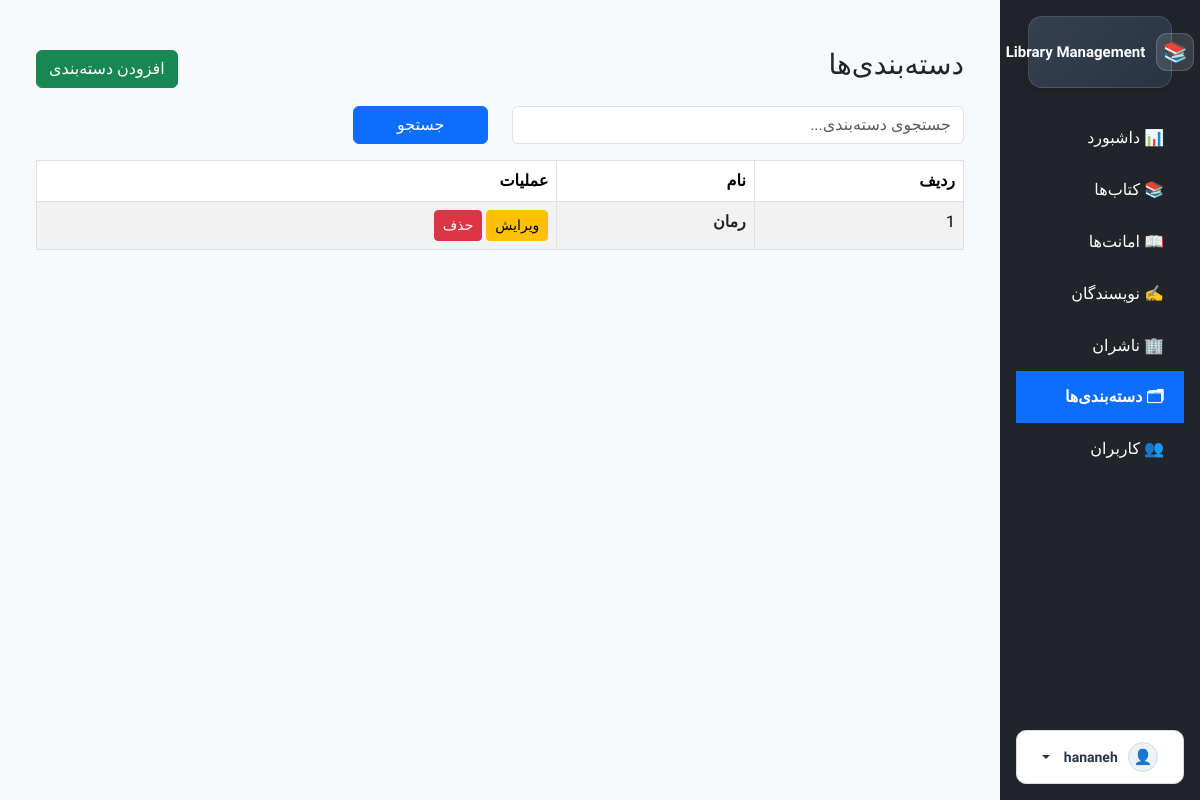
Page /categories/ (signed in) on the earlier database version.
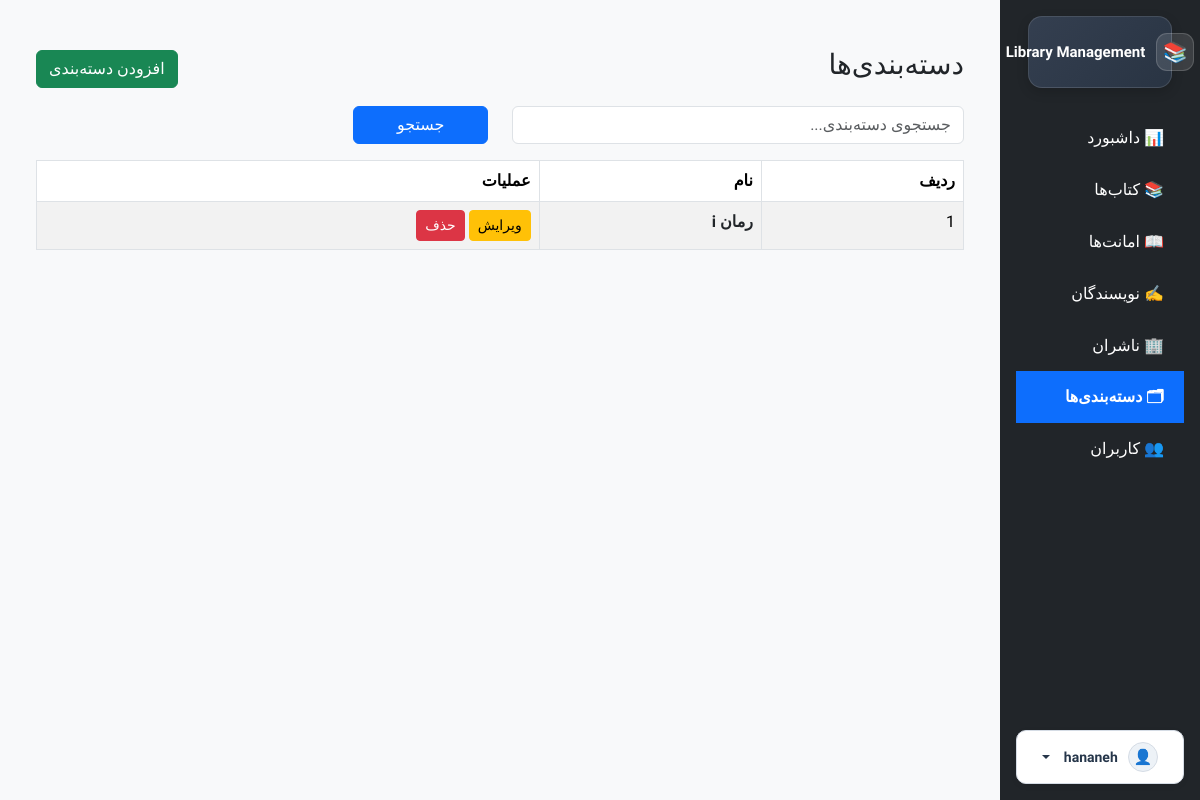
Same page on the later database version.
### books/models.py (models this page shows, shortened)
class Category(BaseModel):
    name = models.CharField(
        max_length=100,
        unique=True,
        verbose_name="نام دسته‌بندی"
    )
    class Meta:
        verbose_name = "دسته‌بندی"
        verbose_name_plural = "دسته‌بندی‌ها"
        ordering = ["name"]

### books/views.py (the view)
# urls.py: path("categories/",views.CategoryListView.as_view(),name="category-list",),
class CategoryListView(LoginRequiredMixin,ListView):
    model = Category
    template_name = "books/category/category_list.html"
    context_object_name = "categories"
    paginate_by = 10
    def get_queryset(self):
        queryset = Category.objects.all()
        search = self.request.GET.get("search")
        if search:
            queryset = queryset.filter(Q(name__icontains=search))
        return queryset
    def get_context_data(self, **kwargs):
            context = super().get_context_data(**kwargs)
            context["sidebar"] = "category"
            return context

### books/templates/books/category/category_list.html
{% extends "shared/_admin_layout.html" %}
{% block sidebar %}
    {% include "shared/_admin_sidebar.html" %}
{% endblock %}
{% block content %}
<div class="container mt-4">
    <div class="d-flex justify-content-between align-items-center mb-3">
        <h3>دسته‌بندی‌ها</h3>
        <a href="{% url 'category-create' %}" class="btn btn-success">
            افزودن دسته‌بندی
        </a>
    </div>
    <form method="get" class="mb-3">
        <div class="row">
            <div class="col-md-6">
                <input
                        type="text"
                        name="search"
                        class="form-control"
                        placeholder="جستجوی دسته‌بندی..."
                        value="{{ request.GET.search }}"
                >
            </div>
            <div class="col-md-2">
                <button class="btn btn-primary w-100">
                    جستجو
                </button>
            </div>
        </div>
    </form>
    <table class="table table-bordered table-striped">
        <thead>
        <tr>
            <th>ردیف</th>
            <th>نام</th>
            <th>عملیات</th>
        </tr>
        </thead>
        <tbody>
        {% for category in categories %}
            <tr>
                <td>{{ category.id }}</td>
                <td><a href="{% url 'category-detail' category.pk %}" class="text-dark fw-semibold text-decoration-none">{{ category.name }}</a></td>
                <td>
                    <a
                            href="{% url 'category-update' category.id %}"
                            class="btn btn-warning btn-sm"
                    >
                        ویرایش
                    </a>
                    <a
                            href="{% url 'category-delete' category.id %}"
                            class="btn btn-danger btn-sm"
                    >
                        حذف
                    </a>
                </td>
            </tr>
        {% empty %}
            <tr>
                <td colspan="3">
                    هیچ دسته‌بندی ثبت نشده است.
                </td>
            </tr>
        {% endfor %}
        </tbody>
    </table>
</div>
{% endblock %}

Differences in the rows shown:
changed Category id 1: name "رمان" → "رمان i"
